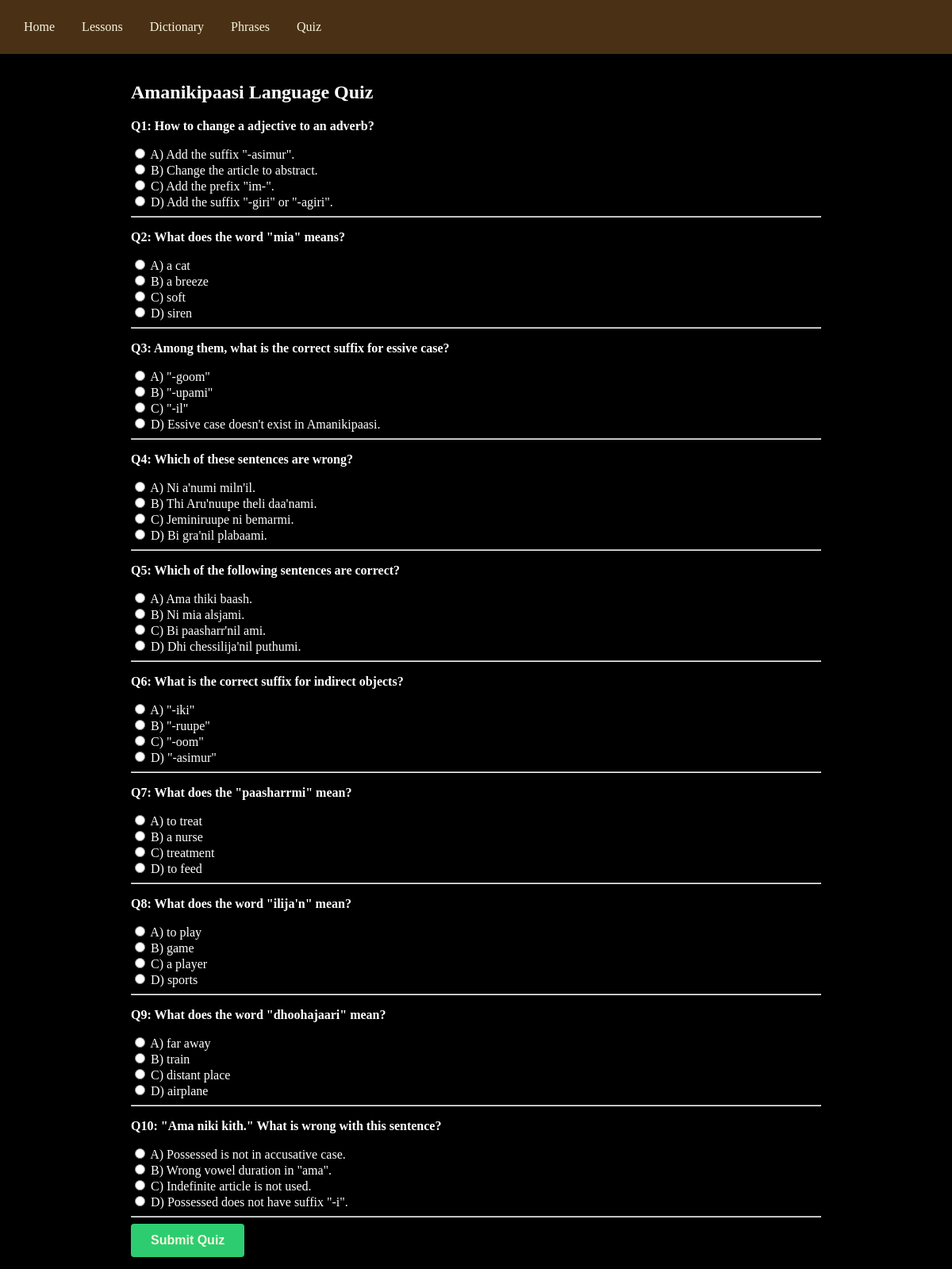
The page /quiz on the database its author committed.
### tables this page shows
CREATE TABLE quiz (
            id INTEGER PRIMARY KEY AUTOINCREMENT,
            question TEXT NOT NULL,
            option_a TEXT NOT NULL,
            option_b TEXT NOT NULL,
            option_c TEXT NOT NULL,
            option_d TEXT NOT NULL,
            correct_answer TEXT NOT NULL);

### app.py (the view)
@app.route('/quiz')
def quiz():
    db = get_db()
    questions = db.execute('SELECT * FROM quiz').fetchall()
    questions = list(questions)
    random.shuffle(questions)
    selected_questions = questions[:10]
    return render_template('quiz.html', questions=selected_questions)

### app.py (called while the page is built)
def get_db():
    conn = sqlite3.connect(DATABASE)
    conn.row_factory = sqlite3.Row
    return conn

### templates/quiz.html (shortened to what this page needs)
{% extends 'base.html' %}
{% block content %}
    <h2>Amanikipaasi Language Quiz</h2>
    <div id="quizContainer">
        <form id="quizForm">
            {% for q in questions %}
            <div class="quiz-block" data-id="{{ q.id }}" data-correct="{{ q.correct_answer }}">
                <p class="quiz-question"><strong>Q{{ loop.index }}: {{ q.question }}</strong></p>
                <label><input type="radio" name="q{{ q.id }}" value="A" data-text="{{ q.option_a }}"> A) {{ q.option_a }}</label><br>
                <label><input type="radio" name="q{{ q.id }}" value="B" data-text="{{ q.option_b }}"> B) {{ q.option_b }}</label><br>
                <label><input type="radio" name="q{{ q.id }}" value="C" data-text="{{ q.option_c }}"> C) {{ q.option_c }}</label><br>
                <label><input type="radio" name="q{{ q.id }}" value="D" data-text="{{ q.option_d }}"> D) {{ q.option_d }}</label><br>
            </div>
            <hr>
            {% endfor %}
            <button type="button" class="submit-quiz-btn" onclick="checkAnswers()">Submit Quiz</button>
        </form>
    </div>
{% endblock %}

### static/css/style.css (style rules this page uses)
body { font-family: Georgia, Cambria, "Times New Roman", Times, serif; margin: 0; background: #000000; color: #ffffff; }
.submit-quiz-btn { background: #2ecc71; color: #f5f5dc; border: none; padding: 12px 25px; border-radius: 4px; cursor: pointer; font-size: 1rem; font-weight: bold; }

### rows shown on the page
quiz: question "How to change a adjective to an adverb?", option_a "Add the suffix \"-asimur\".", option_b "Change the article to abstract.", option_c "Add the prefix \"im-\".", option_d "Add the suffix \"-giri\" or \"-agiri\"."
quiz: question "What does the word \"mia\" means?", option_a "a cat", option_b "a breeze", option_c "soft", option_d "siren"
quiz: question "Among them, what is the correct suffix for essive case?", option_a "\"-goom\"", option_b "\"-upami\"", option_c "\"-il\"", option_d "Essive case doesn't exist in Amanikipaasi."
quiz: question "Which of these sentences are wrong?", option_a "Ni a'numi miln'il.", option_b "Thi Aru'nuupe theli daa'nami.", option_c "Jeminiruupe ni bemarmi.", option_d "Bi gra'nil plabaami."
quiz: question "Which of the following sentences are correct?", option_a "Ama thiki baash.", option_b "Ni mia alsjami.", option_c "Bi paasharr'nil ami.", option_d "Dhi chessilija'nil puthumi."
quiz: question "What is the correct suffix for indirect objects?", option_a "\"-iki\"", option_b "\"-ruupe\"", option_c "\"-oom\"", option_d "\"-asimur\""
quiz: question "What does the \"paasharrmi\" mean?", option_a "to treat", option_b "a nurse", option_c "treatment", option_d "to feed"
quiz: question "What does the word \"ilija'n\" mean?", option_a "to play", option_b "game", option_c "a player", option_d "sports"
quiz: question "What does the word \"dhoohajaari\" mean?", option_a "far away", option_b "train", option_c "distant place", option_d "airplane"
quiz: question "\"Ama niki kith.\" What is wrong with this sentence?", option_a "Possessed is not in accusative case.", option_b "Wrong vowel duration in \"ama\".", option_c "Indefinite article is not used.", option_d "Possessed does not have suffix \"-i\"."
